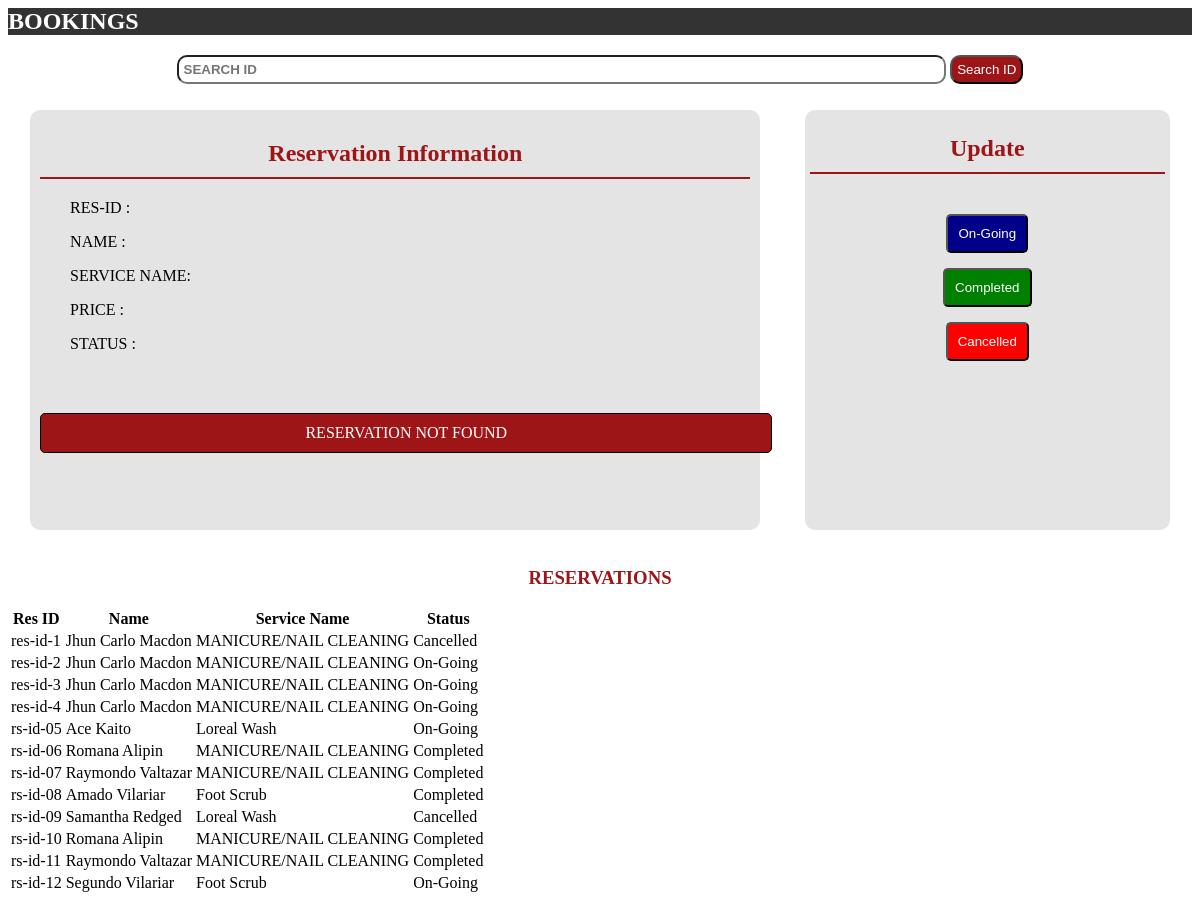
Page /admin/dashboard-add-booking.php on the earlier database version.
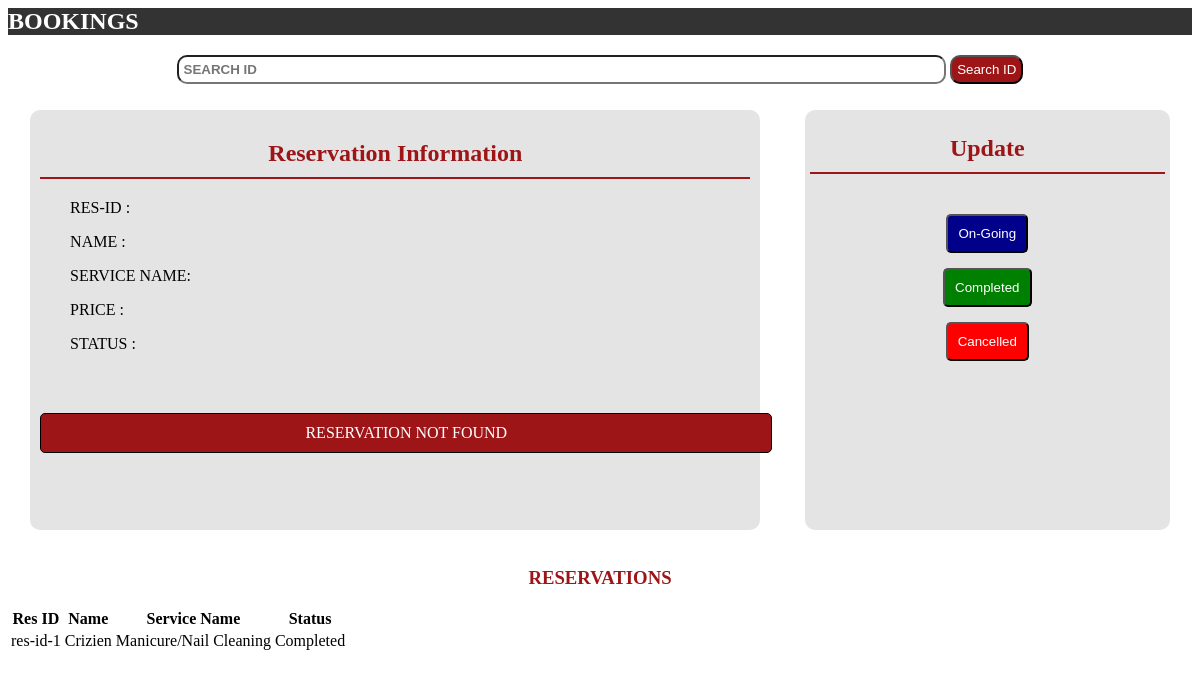
Same page on the later database version.
### tables this page shows
CREATE TABLE `user_reservation` (
  `rs-id` varchar(30) NOT NULL,
  `rs-name` varchar(30) NOT NULL,
  `rs-email` varchar(30) NOT NULL,
  `rs-tel` varchar(30) NOT NULL,
  `rs-serv` varchar(30) NOT NULL,
  `rs-price` float NOT NULL,
  `rs-date` date NOT NULL,
  `rs-time` time NOT NULL,
  `rs-dor` date NOT NULL DEFAULT current_timestamp(),
  `rs_serv_type` varchar(30) NOT NULL,
  `rs-status` varchar(15) NOT NULL
);

### admin/admin/booking.php (the view, shortened to what this page needs)
<?php
  $s_data = 0;
?>
<h1 class="txt-dark bg-dark p-10 panel-logo" style="background: #333; color: white;">BOOKINGS</h1>
<div class="update-res">
  <div style="width: 100%; text-align: center; margin-bottom: 10px;">
    <form method="POST" >
      <input id="search" style="width: 65%; border-radius: 10px; padding: 5px; text-align: left; text-transform: uppercase; font-weight: bold;" type="text" name="search-id" id="search" placeholder="Search Id">
      <input id="btn-search" style=" border-radius: 10px; padding: 5px;background: #9e1518; color: white;" width="5%" type="submit" name='search' value='Search ID'>
    </form>
  </div>
  <div class="update-div" style="border-radius: 10px">
    <h2 style="border-bottom: 2px solid #9e1518; padding-bottom: 10px; text-align: center; color: #9e1518">Reservation Information</h2>
    <?php
        if($s_data){
     ?>
        <label>RES-id : <p><?php echo $s_data['rs-id'] ?></p></label>
        <br>
        <label>Name : <p><?php echo $s_data['rs-name'] ?></p></label>
        <br>
        <label>Service Name: <p><?php echo $s_data['rs-serv'] ?></p> </label>
        <br>
        <label>Price : <p><?php echo $s_data['rs-price'] ?></p></label>
        <br>
        <label>Status : <p id="<?php echo $s_data['rs-status'] ?>"><?php echo $s_data['rs-status'] ?></p> </label>
  <?php } else { ?>
        <label>RES-id : </label>
        <label>Name : </label>
        <label>Service Name: </label>
        <label>Price : </label>
        <label>Status : </label>
        <div style="margin-top: 60px; border-radius: 5px; text-align:center; color: white; width: 100%; padding: 10px; border: 1px solid black;background: #9e1518 ">RESERVATION NOT FOUND</div>
        <?php } ?>
  </div>
  <div class="update-div2" style=" background: rgba(123,123,123,.2); border: none">
    <h2 style="border-bottom: 2px solid #9e1518; padding-bottom: 10px;text-align: center; color: #9e1518">Update</h2>
    <form class="div2-form"  method="POST">
        <input style="margin-top: 15px" type="submit" name="submit" id="On-Going" value="On-Going">
        <input style="margin-top: 15px" type="submit" name="submit"  placeholder="Completed" id="Completed" value="Completed">
        <input style="margin-top: 15px" type="submit" name="submit" id="Cancelled" value="Cancelled">
    </form>
  </div>
</div>
<br>
<div class="monthly-recap-container">
  <?php
    $sql = "SELECT * FROM `user_reservation`";
    $res = mysqli_query($database, $sql);
  ?>
  <div class="latest-reservation">
  <h3 class="txt-dark" style="text-align: center; font-weight: bold; color: #9e1518;">RESERVATIONS</h3>
  <table class="txt-dark">
    <tr>
      <th>Res ID</th>
      <th class="x-hidden">Name</th>
      <th class="x-hidden">Service Name</th>
      <th>Status</th>
    </tr>
    <?php if($res->num_rows > 0) {
      while ($row = $res->fetch_assoc()) { ?>
        <tr>
          <td><?php echo $row['rs-id'] ?></td>
          <td class="x-hidden"><?php echo $row['rs-name'] ?></td>
          <td class="x-hidden"><?php echo $row['rs-serv'] ?></td>
          <td><?php echo $row['rs-status'] ?></td>
        </tr>
    <?php }} else {
        echo $database->error;
        include('404.php');
    }?>
  </table>
</div>
</div>

### admin/admin/head-partials.php (shortened to what this page needs)
<head>
</head>

### admin/dashboard-add-booking.php (shortened to what this page needs)
<?php
  include('./partials/head-partials.php');
?>
<body>
    <section class="my_sl_container">
      <?php include('./admin/booking.php')
      ?>
    </section>
</body>

### admin/admin/booking.php (style rules this page uses)
.update-res { display: flex; flex-flow: row wrap; justify-content: space-around; }
.update-div { width: 60%; height: 400px; background: rgba(123,123,123,.2); padding: 10px; }
.update-div2 { width: 30%; border: 1px solid black; padding: 5px; border-radius: 10px; }
.div2-form { display: flex; flex-flow: column wrap; padding: 5px; justify-content: space-between; align-items: center; }
.update-div label { margin-left: 30px; text-transform: uppercase; }
#On-Going { padding: 10px; border-radius: 5px; background: darkblue; color: white; }
#Completed { padding: 10px; border-radius: 5px; background: green; color: white; }
#Cancelled { padding: 10px; border-radius: 5px; background: red; color: white; }

Differences in the rows shown:
removed user_reservation: value "res-id-2", value "Jhun Carlo Macdon", value "MANICURE/NAIL CLEANING", value "On-Going"
removed user_reservation: value "res-id-3", value "Jhun Carlo Macdon", value "MANICURE/NAIL CLEANING", value "On-Going"
removed user_reservation: value "res-id-4", value "Jhun Carlo Macdon", value "MANICURE/NAIL CLEANING", value "On-Going"
removed user_reservation: value "rs-id-05", value "Ace Kaito", value "Loreal Wash", value "On-Going"
removed user_reservation: value "rs-id-06", value "Romana Alipin", value "MANICURE/NAIL CLEANING", value "Completed"
removed user_reservation: value "rs-id-07", value "Raymondo Valtazar", value "MANICURE/NAIL CLEANING", value "Completed"
removed user_reservation: value "rs-id-08", value "Amado Vilariar", value "Foot Scrub", value "Completed"
removed user_reservation: value "rs-id-09", value "Samantha Redged", value "Loreal Wash", value "Cancelled"
removed user_reservation: value "rs-id-10", value "Romana Alipin", value "MANICURE/NAIL CLEANING", value "Completed"
removed user_reservation: value "rs-id-11", value "Raymondo Valtazar", value "MANICURE/NAIL CLEANING", value "Completed"
removed user_reservation: value "rs-id-12", value "Segundo Vilariar", value "Foot Scrub", value "On-Going"
changed user_reservation "res-id-1": value "Jhun Carlo Macdon" → "Crizien"; value "MANICURE/NAIL CLEANING" → "Manicure/Nail Cleaning"; value "Cancelled" → "Completed"
